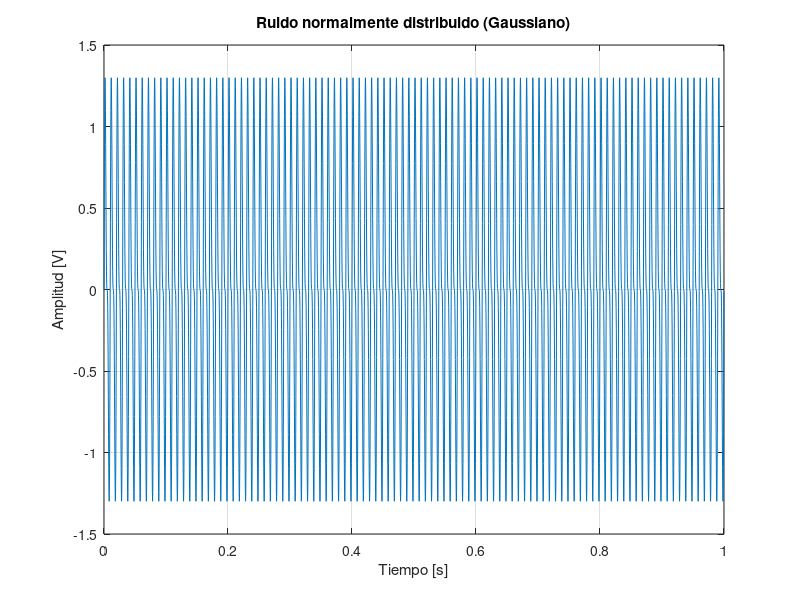

This chart was generated by the following MATLAB code: (Note: this script raises an error after producing the figure.)
%Pregunta 1
clear all;
close all;
clc;

f1=100;
f2=200;
a1=1;
a2=0.5;
ts=3.3333e-04;
fs=1/ts;
t = [0:1/fs:1];
cte = 1;

vector=1*t;

x1=a1*sin(2*pi*f1*t);
x2=a2*sin(2*pi*f2*t);
st=x1+x2;

figure
plot(t,st);
ylabel("Amplitud [V]");
xlabel("Tiempo [s]");
grid on

mu=0; %media 
sigma=1; %desviacion estandar

y=normrnd(mu,sigma,size(t));



title('Ruido normalmente distribuido (Gaussiano)')
xlabel('Tiempo [s]')
ylabel('Amplitud [V]')
%------------------- Gráfico de la Distribución del Ruido (Histograma)
figure
histogram(y)
%plot(x,q)
title('Distribución del ruido Gaussiano')
xlabel('Voltaje [V]')
ylabel('Amplitudes promedio del ruido por voltaje')
grid on
%.-------------------autocovarianza------------------
figure
rng default
maxlag = 40;
[c,lags] = xcov(y,maxlag,'normalized');
stem(lags,c)
xlabel("Lag")
ylabel("Potencia")
grid on

%------------------------P3---------------
N=2^12;
figure
periodogram(st,[],length(st));
grid on
figure
periodogram(st,[],N);
grid on
%-----------P4----------------
st_ruido=st+y;
figure
plot(t,st_ruido)
title("Señal con ruido");